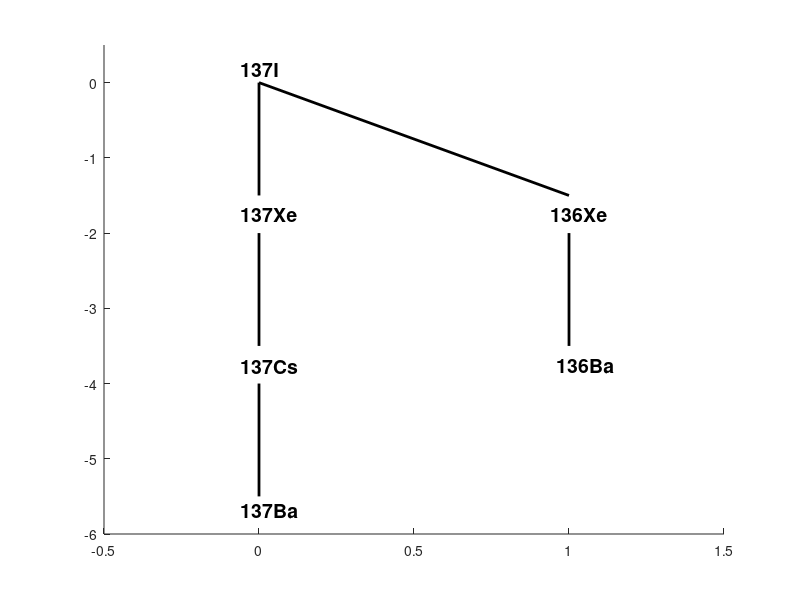

Write MATLAB code to recreate this figure.
clear all;
clf;
lg=2;
tpnt=[0 0];
bpnt=[0 -lg];

figure(1);
axis([-0.5 1.5 -6 0.5]);
hold on;

plot([tpnt(1) bpnt(1)], ...
    [tpnt(2) 0.75*bpnt(2)], ...
    'k','LineWidth',2);
plot([tpnt(1) bpnt(1)], ...
    [bpnt(2) 1.75*bpnt(2)], ...
    'k','LineWidth',2);
plot([tpnt(1) bpnt(1)], ...
    [2*bpnt(2) 2.75*bpnt(2)], ...
    'k','LineWidth',2);
plot([tpnt(1) -0.5*(bpnt(2))], ...
    [tpnt(2) 0.75*bpnt(2)], ...
    'k','LineWidth',2);
plot([-0.5*(bpnt(2)) -0.5*(bpnt(2))], ...
    [bpnt(2) 1.75*bpnt(2)], ...
    'k','LineWidth',2);
hold off;

text((-0.06+tpnt(1)),(0.18+tpnt(2)),'137I','FontSize',14,'FontWeight','bold');
text((-0.06+tpnt(1)),(0.25+bpnt(2)),'137Xe','FontSize',14,'FontWeight','bold');
text((-0.06+tpnt(1)),2.15*(0.25+bpnt(2)),'137Cs','FontSize',14,'FontWeight','bold');
text((-0.06+tpnt(1)),3.25*(0.25+bpnt(2)),'137Ba','FontSize',14,'FontWeight','bold');
text((0.94+tpnt(1)),(0.25+bpnt(2)),'136Xe','FontSize',14,'FontWeight','bold');
text((0.96+tpnt(1)),2.15*(0.25+bpnt(2)),'136Ba','FontSize',14,'FontWeight','bold');
